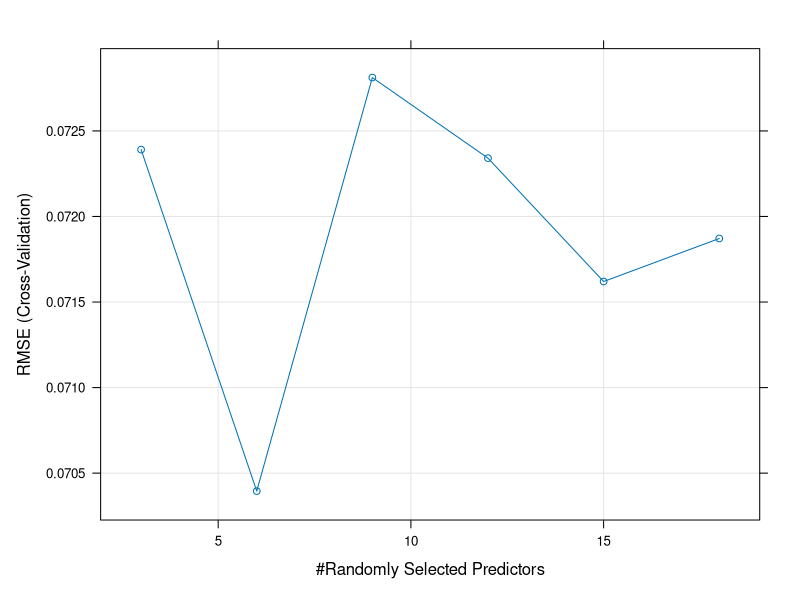
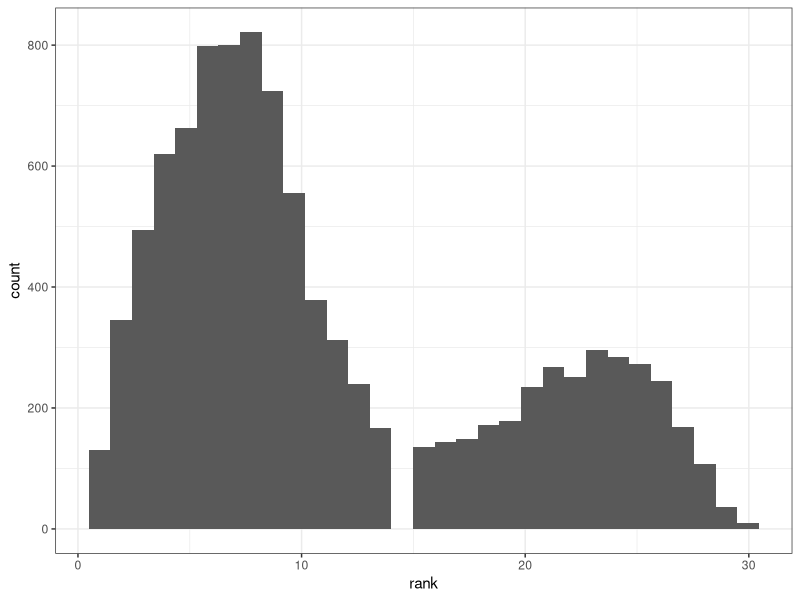

Write the R code that produced these figures, in order.
## ---- chunk 1
library(tidyverse)
library(caret)
library(mgcv)
library(ranger)

complex_team_season_data <-
  read_csv("../Data/predictingPpercNextSeason.csv")
complex_team_season_data <- complex_team_season_data %>%
  mutate(xGperc = xGoalsFor / (xGoalsFor + xGoalsAgainst))
## ---- chunk 2
next_year_model_data <- complex_team_season_data %>%
  select(-team, -season, -season_end, -tm_season) %>%
  mutate(xGFor_per_game = xGoalsFor / GP, 
         shotsFor_per_game = shotsOnGoalFor / GP,
         shotAttemptsFor_per_game = shotAttemptsFor / GP,
         goalsFor_per_game = goalsFor / GP,
         penaltiesFor_per_game = penaltiesFor / GP,
         faceoffsWonFor_per_game = faceOffsWonFor / GP,
         hitsFor_per_game = hitsFor / GP,
         takeawaysFor_per_game = takeawaysFor / GP,
         giveawaysFor_per_game = giveawaysFor / GP,
         xGAgainst_per_game = xGoalsAgainst / GP,
         shotsAgainst_per_game = shotsOnGoalAgainst / GP,
         shotAttemptsAgainst_per_game = shotAttemptsAgainst / GP,
         goalsAgainst_per_game = goalsAgainst / GP,
         penaltiesAgainst_per_game = penaltiesAgainst / GP,
         faceoffsWonAgainst_per_game = faceOffsWonAgainst / GP,
         hitsAgainst_per_game = hitsAgainst / GP,
         takeawaysAgainst_per_game = takeawaysAgainst / GP,
         giveawaysAgainst_per_game = giveawaysAgainst / GP) %>%
  select(-GP, -W, -L, -OT, -P, -RW, -ROW, -`S/O Win`, -xGoalsPercentage,
         -xGoalsFor, -shotsOnGoalFor, -shotAttemptsFor, -goalsFor, 
         -penaltiesFor, -faceOffsWonFor, -hitsFor, -takeawaysFor, 
         -giveawaysFor, -xGoalsAgainst, -shotsOnGoalAgainst, 
         -shotAttemptsAgainst, -goalsAgainst, -penaltiesAgainst, 
         -faceOffsWonAgainst, -hitsAgainst, -takeawaysAgainst, 
         -giveawaysAgainst, -shotsFor_per_game, -goalsFor_per_game,
         -shotsAgainst_per_game, -goalsAgainst_per_game,
         -penaltiesFor_per_game, -penaltiesAgainst_per_game) %>%
  rename(PTSperc = `P%`, goalsFor_per_game = `GF/GP`,
         goalsAgainst_per_game = `GA/GP`, PP_perc = `PP%`,
         PK_perc = `PK%`, netPP_perc = `Net PP%`, netPK_perc = `Net PK%`,
         shotsFor_per_game = `Shots/GP`, shotsAgainst_per_game = `SA/GP`) %>%
  filter(!is.na(next_year_pts_perc))
  
#adding thru%for and against
next_year_model_data <- next_year_model_data %>%
  mutate(shot_thru_perc_for = shotsFor_per_game / shotAttemptsFor_per_game,
         shot_thru_perc_against = 
           shotsAgainst_per_game / shotAttemptsAgainst_per_game)
## ---- chunk 3
set.seed(2020)

train_i <- createDataPartition(y = next_year_model_data$next_year_pts_perc,
                               p = 0.9, list = FALSE) %>%
  as.numeric()

train_nextyear_data <- next_year_model_data[train_i,]
test_nextyear_data <- next_year_model_data[-train_i,]

## ---- chunk 4
rf_tune_grid <-
  expand.grid(mtry = seq(3, 18, by = 3),
              splitrule = "variance",
              min.node.size = 5)

set.seed(2010)
init_rf_nextyear_train <-
  train(next_year_pts_perc ~ ., data = train_nextyear_data,
        method = "ranger", num.trees = 50, 
        trControl = trainControl(method = "cv", number = 5),
        tuneGrid = rf_tune_grid)
plot(init_rf_nextyear_train)
## ---- chunk 5
init_rf_nextyear_train$bestTune
## ---- chunk 6
init_rf_nextyear_train$results[3,]
## ---- chunk 7
final_rf_next_year <- ranger(next_year_pts_perc ~ .,
                             data = next_year_model_data,
                             splitrule = "variance",
                             min.node.size = 5,
                             mtry = 9,
                             num.trees = 50)
## ---- chunk 8
just_this_season <- complex_team_season_data

just_this_season <- just_this_season %>%
  mutate(xGFor_per_game = xGoalsFor / GP, 
         shotsFor_per_game = shotsOnGoalFor / GP,
         shotAttemptsFor_per_game = shotAttemptsFor / GP,
         goalsFor_per_game = goalsFor / GP,
         penaltiesFor_per_game = penaltiesFor / GP,
         faceoffsWonFor_per_game = faceOffsWonFor / GP,
         hitsFor_per_game = hitsFor / GP,
         takeawaysFor_per_game = takeawaysFor / GP,
         giveawaysFor_per_game = giveawaysFor / GP,
         xGAgainst_per_game = xGoalsAgainst / GP,
         shotsAgainst_per_game = shotsOnGoalAgainst / GP,
         shotAttemptsAgainst_per_game = shotAttemptsAgainst / GP,
         goalsAgainst_per_game = goalsAgainst / GP,
         penaltiesAgainst_per_game = penaltiesAgainst / GP,
         faceoffsWonAgainst_per_game = faceOffsWonAgainst / GP,
         hitsAgainst_per_game = hitsAgainst / GP,
         takeawaysAgainst_per_game = takeawaysAgainst / GP,
         giveawaysAgainst_per_game = giveawaysAgainst / GP) %>%
  select(-GP, -W, -L, -OT, -P, -RW, -ROW, -`S/O Win`, -xGoalsPercentage,
         -xGoalsFor, -shotsOnGoalFor, -shotAttemptsFor, -goalsFor, 
         -penaltiesFor, -faceOffsWonFor, -hitsFor, -takeawaysFor, 
         -giveawaysFor, -xGoalsAgainst, -shotsOnGoalAgainst, 
         -shotAttemptsAgainst, -goalsAgainst, -penaltiesAgainst, 
         -faceOffsWonAgainst, -hitsAgainst, -takeawaysAgainst, 
         -giveawaysAgainst, -shotsFor_per_game, -goalsFor_per_game,
         -shotsAgainst_per_game, -goalsAgainst_per_game,
         -penaltiesFor_per_game, -penaltiesAgainst_per_game) %>%
  rename(PTSperc = `P%`, goalsFor_per_game = `GF/GP`,
         goalsAgainst_per_game = `GA/GP`, PP_perc = `PP%`,
         PK_perc = `PK%`, netPP_perc = `Net PP%`, netPK_perc = `Net PK%`,
         shotsFor_per_game = `Shots/GP`, shotsAgainst_per_game = `SA/GP`)
## ---- chunk 9
#adding thru%for and against
just_this_season <- just_this_season %>%
  mutate(shot_thru_perc_for = shotsFor_per_game / shotAttemptsFor_per_game,
         shot_thru_perc_against = 
           shotsAgainst_per_game / shotAttemptsAgainst_per_game)

just_this_season <- just_this_season %>%
  filter(is.na(next_year_pts_perc))
  
## ---- chunk 10
tree_predictions <- predict(final_rf_next_year, data = just_this_season,
                             predict.all = TRUE)
## ---- chunk 11
one_prediction <- just_this_season %>%
  select(team)

pred_locs <- sample(1:50, 31, replace = FALSE)
these_preds <- rep(0, 31)

for(team_i in 1:31) {
  
  this_pred <- tree_predictions$predictions[team_i, pred_locs[team_i]]
  these_preds[team_i] <- this_pred
}

one_prediction <- one_prediction %>%
  bind_cols(predicted_pts_perc = these_preds)

one_prediction <- one_prediction %>%
  mutate(rank = dense_rank(desc(predicted_pts_perc)))

pit_rank <- one_prediction %>%
  filter(team == "PIT") %>%
  select(rank)

## ---- chunk 12
simulated_pit_ranks <- rep(0, 10000)

for(iter_j in 1:10000) {
  one_prediction <- just_this_season %>%
    select(team)

  pred_locs <- sample(1:50, 31, replace = FALSE)
  these_preds <- rep(0, 31)

  for(team_i in 1:31) {
  
    this_pred <- tree_predictions$predictions[team_i, pred_locs[team_i]]
    these_preds[team_i] <- this_pred
  }

  one_prediction <- one_prediction %>%
    bind_cols(predicted_pts_perc = these_preds)

  one_prediction <- one_prediction %>%
    mutate(rank = dense_rank(desc(predicted_pts_perc)))

  pit_rank <- one_prediction %>%
    filter(team == "PIT") %>%
    select(rank)
  
  simulated_pit_ranks[iter_j] <- as.numeric(pit_rank)

}

simulated_pit_ranks <- as_tibble(simulated_pit_ranks) %>%
  rename(rank = value)

## ---- chunk 13
summary(simulated_pit_ranks)
## ---- chunk 14
simulated_pit_ranks %>%
  ggplot(aes(x = rank)) +
  geom_histogram(bins = 31) +
  theme_bw()
## ---- chunk 15
possible_ranks <- c(1:31)
probs <- rep(0, 31)

for(rank_i in 1:31) {
  probs[rank_i] <- sum(simulated_pit_ranks$rank == rank_i) / 10000
}

end_rank_probabilities <- bind_cols(possible_ranks = possible_ranks,
                                    probability = probs)
